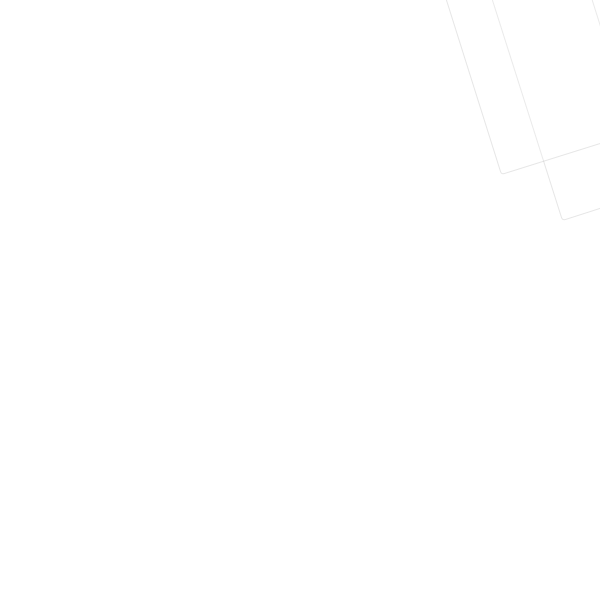
Frame 1 (no input)
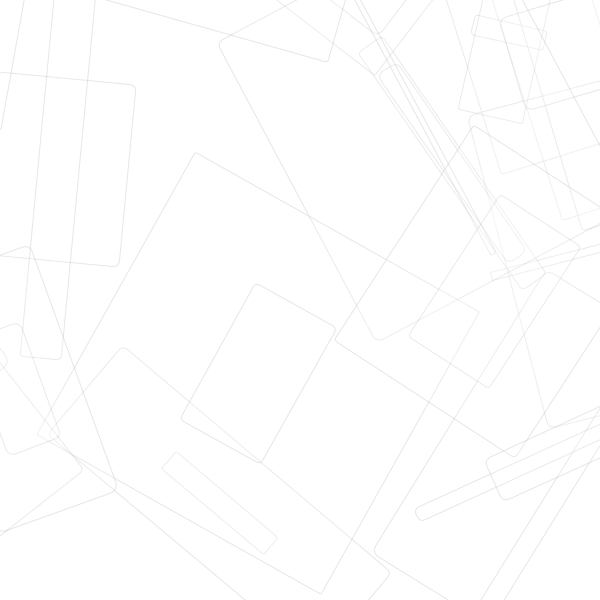
Frame 60 (the mouse pressed at the canvas centre just before this capture)
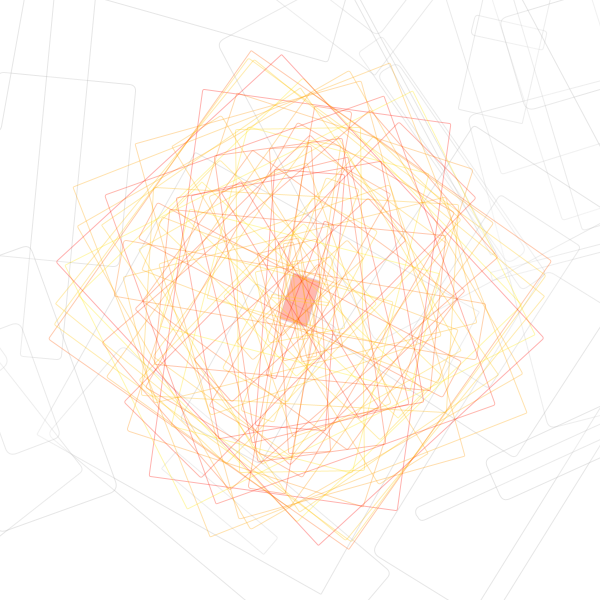
Frame 120 (the mouse held since frame 60 and released just before this capture)

The Processing sketch that drew these frames (run headless with seeded random() and noise(); from frame 60 on, the mouse is pressed at the canvas centre):

// Processing sketch: processing_38402
// ── processing_38402.pde

/*
A Study in Happy Rectangles
 Copyright Engin Ayaz
 Student at NYU ITP program, Class of 2013
 ICM Class
 Week 2 Homework
 Sep 22 2011
 */

/* 
 Task: Create a compelling sketch using rotate and/or transform functions
 
 Sketch inspired by the following example in openprocessing: 
 http://openprocessing.org/visuals/?visualID=35401#
 */

// initialize counter and its duration for debugging and additional future functionality
int countTime = 0;
int framePace = 30;
int countMax = framePace * 80; // make this a 80 second animation

// set background color
int backgroundColor = 255;

int rectColor = 255;  // Do not set it lower than 80, so that the border remains visible
int strokeColor = rectColor - 80; // to make border visible, use 80 as difference

// To set fill or stroke transparency of rectangles. 0 is fully transparent, 255 is fully opaque.
int transparency = 80;

// rectangle border smoothness. 1 equals sharp, 10+ equals very rounded.
int rectBorderShape = 2;

// Set up of the screen and animation properties
void setup() {
  size(600, 600);
  background(backgroundColor);   // set background to very light grey
  rectMode(CENTER);  // switch rectangle drawing mode for mouseClick user friendliness of interaction 
  frameRate(framePace);     // set the framerate
}

void draw() {
  smooth();
  countTime++;  // increment timer for debugging and stopping the animation

  // this if statement makes sure the animation does not go on forever
  if (countTime < countMax) {

    // if mouse is pressed, draw rectangles of random size with a color range from yellow to red
    if (mousePressed) {
      pushMatrix();                         // use this function to make sure the grid is reset after each loop
      translate(mouseX, mouseY);  // translate the origin of the grid to where the mouse is located

      // if mouse location is changed, then draw filled rectangles
      if (mouseX != pmouseX) { 
        rotate(random(PI));
        fill(255, random (240), 0, transparency);  // the RGB set this way leads to yellow to red colors only
        rect(0, 0, random(5, 80), random(5, 80), rectBorderShape);
      }

      // if mouse location is not changed, then draw only rectangle outlines
      else {
        noFill();
        strokeWeight(1);   // use small strokes of grey color
        rotate(random(PI));
        stroke(255, random (240), 0, transparency);  // the RGB set this way leads to yellow to red colors only
        rect(0, 0, random(0, 400), random(0, 400), rectBorderShape);
      }
      popMatrix();
    }

    // if mouse is not pressed, draw all the grey rounded rectangles in the background
    else {
      float centerX = random(800);
      float centerY = random(800);
      rotate (random(TWO_PI));
      strokeWeight(1);  
      stroke(strokeColor, strokeColor, strokeColor, transparency);
      fill(rectColor, rectColor, rectColor, transparency/2);
      rect (centerX, centerY, random(400), random(400), random(rectBorderShape*5));
      rect (centerX, centerY, random(400), random(400), random(rectBorderShape*5));
    }

    // erase the screen when a key is pressed, and set the timer to 0
    if (keyPressed) {
      background(backgroundColor);
      countTime = 0;
    }

  }

  // stop the animation when it reaches countMax (see the if statement above)
  else {
    noLoop();
  }

  // use this for debugging
  // println(countTime);
}
